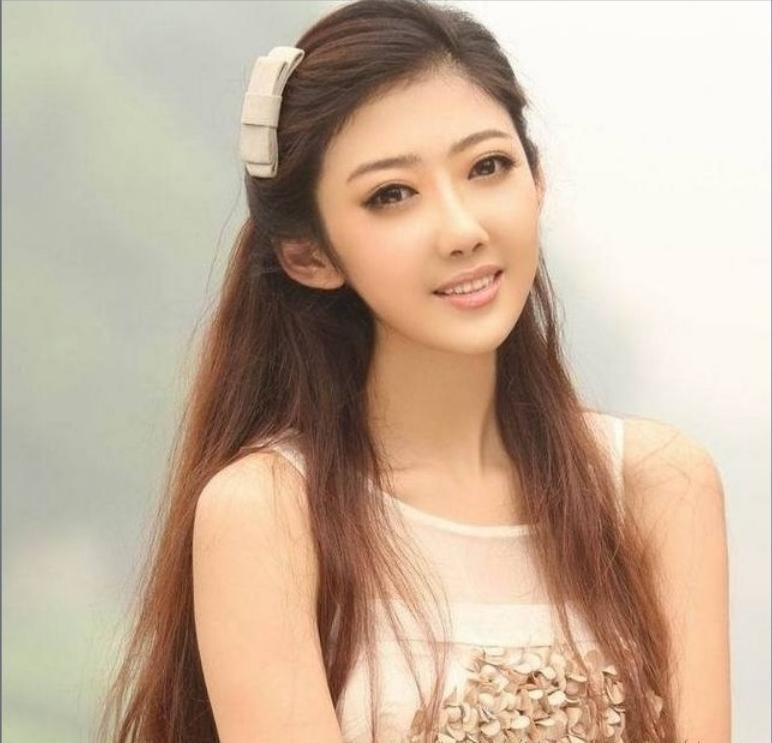
//> input picture connectedComponents/1_img.jpg, 772 x 743 px
$ ./back_projecy connectedComponents/1_img.jpg   (built with g++ and OpenCV 4)
//> lines starting //> are read from the running program, lines starting //| are printed output that depends on the picture
#include <iostream>
#include <opencv2/imgproc/imgproc.hpp>
#include <opencv2/opencv.hpp>
#include <cv.h>
#include <opencv2/core/core.hpp>
#include <opencv2/highgui/highgui.hpp>
#include <cmath>
#include <opencv2/imgproc.hpp>
using namespace std;
using namespace cv;
#define pai 3.14159
/*void cv::calcBackProject ( const Mat * images, int nimages, const int * channels, InputArray hist, OutputArray backProject, const float ** ranges, double scale = 1, bool uniform = true )

*/int main(int argc,char **argv)
{
if(argc<2) return 0;

Mat src =imread(argv[1]);
//> src is the input picture: 743 rows x 772 cols, CV_8UC3; mean B, G, R 155.8, 176.4, 198.2
Mat hsv;
// [10 lines of commented-out code are left out]
cvtColor(src,hsv,CV_BGR2HSV);
//> hsv: 743 rows x 772 cols, CV_8UC3; mean H, S, V 19.7, 62.3, 198.8
 int histSize[]={100};
const float range[]={0,180};
const float *ranges[]={range,range,range};
const int channels[] ={0,1,2};


MatND hist;
calcHist(&hsv,1,channels,Mat(),hist,1,histSize,ranges,true,false);
//> hist = 100 values, max 102003 at index 7, min 0 at index 29, mean 5736
normalize(hist, hist, 0, 255, NORM_MINMAX, -1, Mat());
//> hist = 100 values, max 255 at index 7, min 0 at index 29, mean 14.34
MatND dest;//(src.size(),CV_32FC1);
calcBackProject(&hsv,1,channels,hist,dest,ranges);
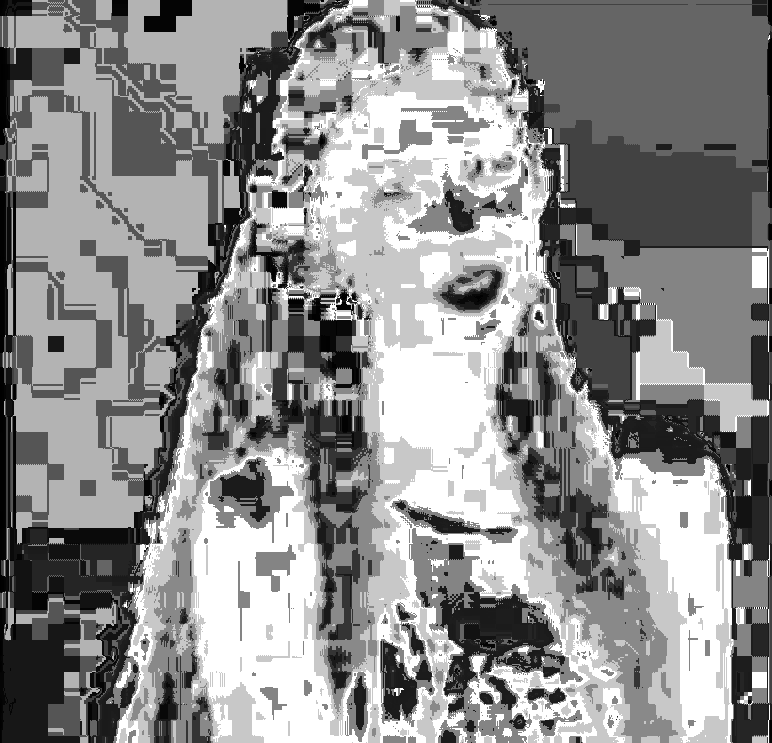
//> dest: 743 rows x 772 cols, CV_8UC1; min 0, max 255, mean 141.6

imshow("src",src);
imshow("dest",dest);
waitKey(100000);
return 0;

}
